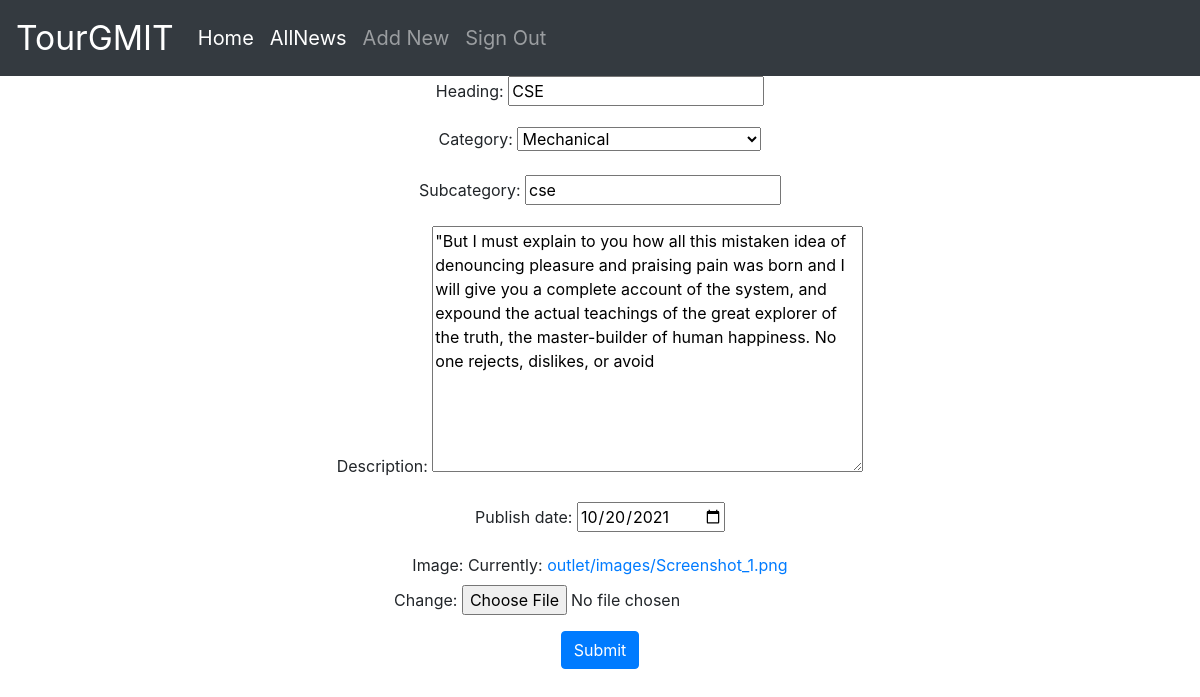
Page /news/5/edit (signed in) on the committed database.
### outlet/models.py (models this page shows, shortened)
class News(models.Model):
    Heading = models.CharField(max_length=50)
    category = models.CharField(
        max_length=40, choices=NewsDeptChoice, default='Computer Science')
    subcategory = models.CharField(max_length=50, default="")
    description = models.TextField(max_length=300)
    publish_date = models.DateField()
    image = models.ImageField(upload_to="outlet/images", default="")

### outlet/views.py (the view)
# urls.py: path('news/<int:pk>/edit',views.news_edit, name='news_edit'),
@login_required(login_url='signin')
def news_edit(request, pk):
    news = get_object_or_404(News, pk=pk)
    if request.method == "POST":
        form = NewsForm(request.POST, request.FILES, instance=news)
        if form.is_valid():
            news = form.save(commit=False)
            news.save()
            return redirect('news_edit', pk=pk)
    else:
        form = NewsForm(instance=news)
    context = {'form': form}
    return render(request, "outlet/addnew.html", context)

### outlet/forms.py
class NewsForm(forms.ModelForm):
    class Meta:
        model = News
        fields = (
            'Heading',
            'category',
            'subcategory',
            'description',
            'publish_date',
            'image',
        )
    category = forms.CharField(
        widget=forms.Select(
            choices=NewsDeptChoice,
        )
    )
    publish_date = forms.DateField(
        widget=forms.DateInput(
            attrs={
                'type': "date",
            }
        )
    )

### outlet/templates/outlet/addnew.html (shortened to what this page needs)
{% extends "outlet/basic.html" %}
{% block body%}
{% load static %}
<div class="container">
    <center>
        <form action="" method="post" enctype="multipart/form-data">
            {{form.as_p}}
            <button type="submit" class="btn btn-primary">Submit</button>
        </form>
    </center>
</div>
{% endblock %}

### rows in the picture
News: Heading "CSE", category "Mechanical", subcategory "cse", description "\"But I must explain to you how all this mistaken idea of denouncing pleasure and praising pain was born and I will give you a complete account of the system, and expound the actual teachings of the great explorer of the truth, the master-builder of human happiness. No one rejects, dislikes, or avoid", publish_date "10/20/2021"
